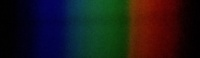
#> input picture Experiment spectrums/soya spectrums/New folder (2)/04.jpg, 200 x 58 px
$ python 'pigment analysis.py'
#> lines starting #> are read from the running program, lines starting #| are printed output that depends on the picture
import pylab, numpy
from PIL import Image

im = Image.open('04.jpg')
#> im is the input picture: PIL image 200x58 RGB; mean R, G, B 27.9, 24.6, 26.3
pix = im.load()
im_width, im_height=im.size
#> im_width = 200; im_height = 58
wl_offset=348.0
wl_maxed=702
wl_range=wl_maxed-wl_offset
wl_p_pix=wl_range/im_width
#> wl_p_pix = 1.77

x_all=[]
y_all=[]

for i in range(0,im_width):
    x_sum=0.0
    for j in range(0,im.height):
            x_sum+=sum(pix[i,j])

    x_all.append(i*wl_p_pix+wl_offset)
    y_all.append(x_sum)
#> after the loop, x_all = 200 values from 348 to 700.2; y_all = 200 values, max 8268 at index 132, min 225 at index 198, mean 4566.5

y_max=max(y_all)
#> y_max = 8268
y_all=numpy.array(y_all,dtype='f')
y_trans=y_all/y_max
#> y_trans = 200 values, max 1 at index 132, min 0.0272 at index 198, mean 0.552
y_abs=1-y_trans
#> y_abs = 200 values, max 0.973 at index 198, min 0 at index 132, mean 0.448
index_max=numpy.where(y_abs==max(y_abs))
#> index_max = ([198],)
index_max=numpy.array(index_max,dtype='i')
#> index_max = [198]
index_max=index_max*wl_p_pix+wl_offset
#> index_max = [698.5]


pylab.plot(x_all, y_abs, c='blue', linewidth=2.0)

## for chlorophyll b
brbmax = 480
brbmin = 460

rrbmax = 655
rrbmin = 635


## for chlorophyll a
bramax = 420
bramin = 440

rramax = 657
rramin = 677

## for carotenoid
cmax1 = 450
cmin1 = 460

cmax2 = 480
cmin2 = 488

cmax3 = 560
cmin3 = 570

pylab.axvspan(brbmin, brbmax, color='lightblue', alpha=0.5, label= 'Chl b' )
pylab.axvspan(rrbmin, rrbmax, color='lightblue', alpha=0.5,)

pylab.axvspan(bramin, bramax, color='lightgreen', alpha=0.5, label= 'Chl a' )
pylab.axvspan(rramin, rramax, color='lightgreen', alpha=0.5,)

pylab.axvspan(cmin1, cmax1, color='lightsalmon', alpha=0.5, label= 'Carotenoids' )
pylab.axvspan(cmin2, cmax2, color='lightsalmon', alpha=0.5,)
pylab.axvspan(cmin3, cmax3, color='lightsalmon', alpha=0.5,)


pylab.xlabel('Wavelength (nm)', fontsize = 16)
pylab.ylabel(' Relative Absorbance', fontsize = 16)
pylab.savefig('Bigleaf.png')
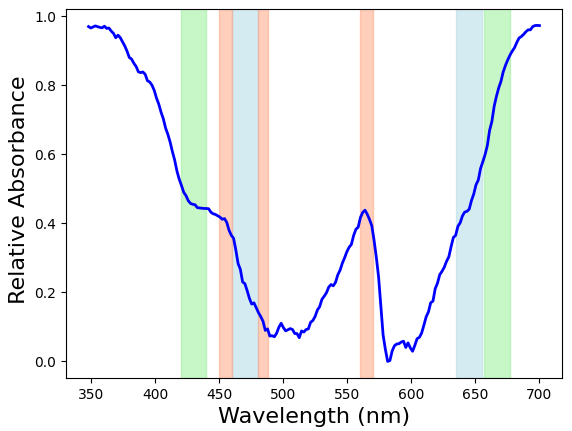
#> figure drawn by matplotlib, 1 panel; curve peaks at x = 698.5, y = 0.973

lgg = pylab.legend(bbox_to_anchor=(1.05, 1.0), loc='center',prop={'size': 8})
pylab.savefig('pigment analyzed.jpeg',
            dpi=300,
            format='jpeg',
            bbox_extra_artists=(lgg,),
            bbox_inches='tight')
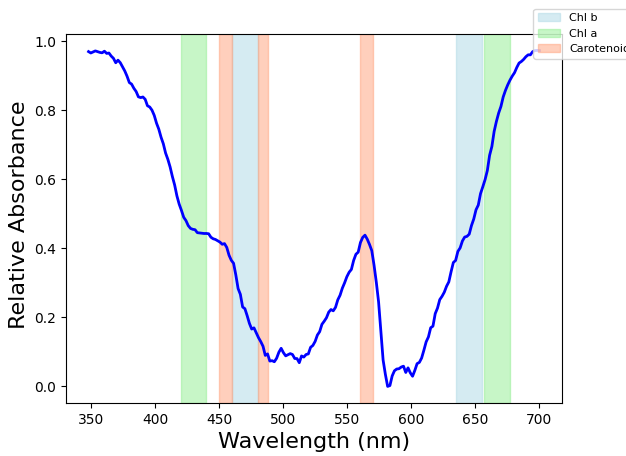
#> figure drawn by matplotlib, 1 panel; curve peaks at x = 698.5, y = 0.973

pylab.show()

$ run again, with Experiment spectrums/soya spectrums/New folder (2)/soyabeans.jpg copied over Experiment spectrums/soya spectrums/New folder (2)/04.jpg
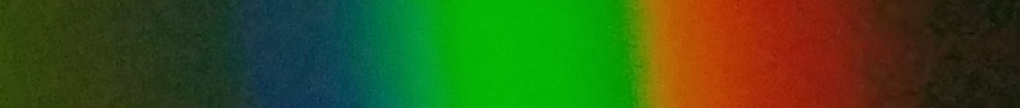
#> input picture Experiment spectrums/soya spectrums/New folder (2)/soyabeans.jpg, 1020 x 108 px
#> im is the input picture: PIL image 1020x108 RGB; mean R, G, B 56.3, 82.9, 25.2
#> after the loop `for i in range(0,im_width):`: x_all = 1020 values from 348 to 701.7; y_all = 1020 values, max 31580 at index 662, min 7900 at index 1017, mean 17755.3
#> y_max = 31580
#> y_trans = 1020 values, max 1 at index 662, min 0.25 at index 1017, mean 0.562
#> y_abs = 1020 values, max 0.75 at index 1017, min 0 at index 662, mean 0.438
#> `index_max=numpy.where(y_abs==max(y_abs))`: index_max = ([1017],)
#> `index_max=numpy.array(index_max,dtype='i')`: index_max = [1017]
#> `index_max=index_max*wl_p_pix+wl_offset`: index_max = [701]
#> `pylab.savefig('Bigleaf.png')`:
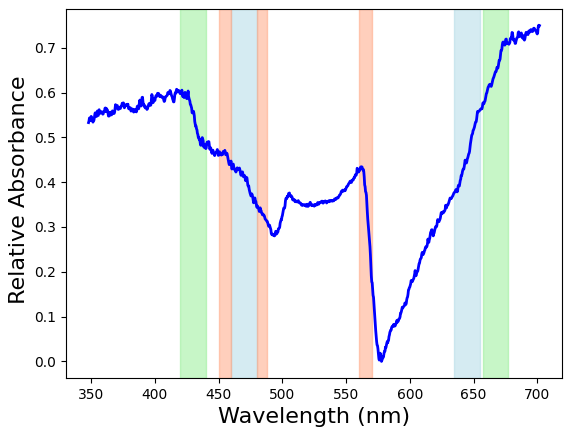
#> figure drawn by matplotlib, 1 panel; curve peaks at x = 701, y = 0.75
#> `pylab.savefig('pigment analyzed.jpeg', dpi=300, format='jpeg', bbox_ex..`:
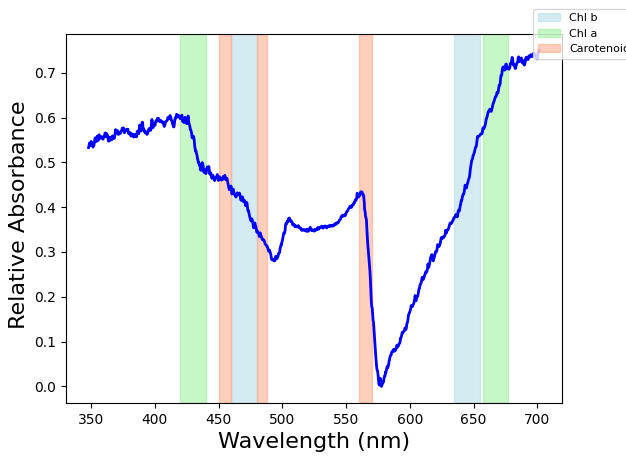
#> figure drawn by matplotlib, 1 panel; curve peaks at x = 701, y = 0.75
